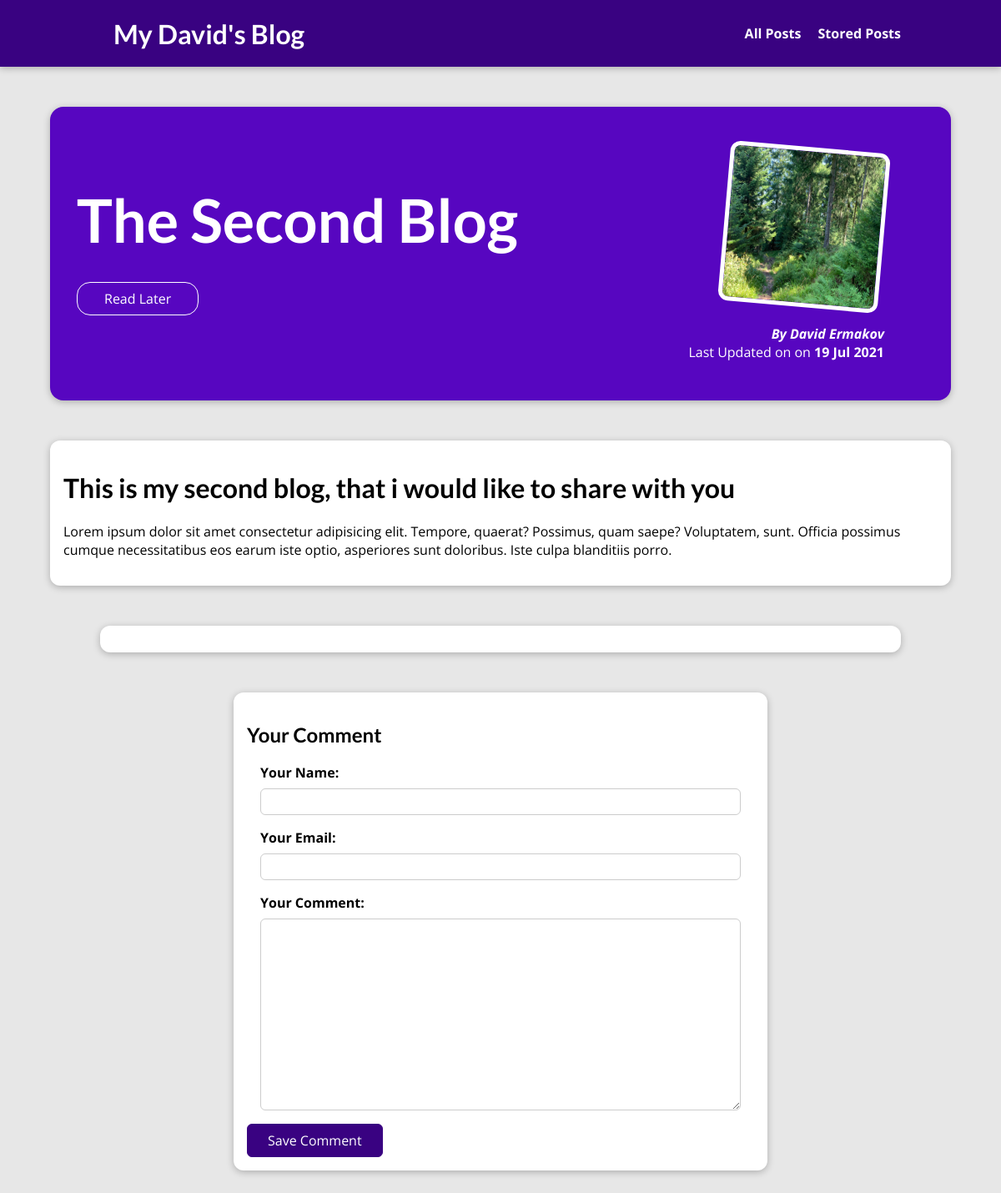
The app's page /posts/the-second-blog with its own data.
### blog/models.py (models this page shows, shortened)
class Post(models.Model):
    title = models.CharField(max_length=150)
    excerpt = models.CharField(max_length=150)
    image = models.ImageField(upload_to="posts", null=True)
    date = models.DateField(blank=True, null=True, auto_now=True, editable=True)
    slug = models.SlugField(unique=True, db_index=True)
    content = models.TextField(max_length=1000, validators=[MinLengthValidator(10)])
    author = models.ForeignKey(Author, on_delete=CASCADE, null=True, related_name="posts")

class Author(models.Model):
    first_name = models.CharField(max_length=50)
    last_name = models.CharField(max_length=50)
    e_mail = models.EmailField(max_length=100)
    def full_name(self):
        return f"{self.first_name} {self.last_name}"
    def __str__(self):
        return self.full_name()

### blog/views.py (the view, shortened to what this page needs)
# urls.py: path("posts/<slug:slug>", views.BlogPostView.as_view(), name="posts-detail-page"),
class BlogPostView(View):
    def is_stored_posts(self,request,post_id):
        stored_posts = request.session.get("stored_posts")
        if stored_posts is not None:
            is_saved_for_later= post_id in stored_posts
        else:
            is_saved_for_later=False
        return is_saved_for_later
    def get(self, request, slug):
        post = Post.objects.get(slug=slug)
        context = {
            "post": post,
            "post_tags": post.tags.all(),
            "comment_form": CommentForm(),
            "comments": post.comments.all().order_by("-id"),
            "is_saved_for_later": self.is_stored_posts(request, post.id)
        }
        return render(request, "blog/blog.html", context)

### blog/forms.py
class CommentForm(forms.ModelForm):
    class Meta:
        model = Comment
        exclude = ["posts"]
        labels = {
            "user_name": "Your Name",
            "user_email": "Your Email",
            "text": "Your Comment"}

### blog/templates/blog/blog.html (shortened to what this page needs)
{% extends "layout.html" %}
{% load static %}
{% block css_files %}
<link rel="stylesheet" href="{% static "blog/post-detail.css"%}">
{% endblock %}
{% block page_body %}
<section id="summary">
  <h2>{{post.title|title}}</h2>
  <div id="read-later">
  <form action="{% url "read-later" %}" method="POST">
    <button>
      {% if is_saved_for_later %}
        Remove from <a href="{%url "read-later"%}">Read Later</a> list
      {% else %}
        Read Later
      {% endif %}
    </button>
  </form>
  </div>
  <article>
    <img src="{{post.image.url}}" alt="{{post.title|title}}" />
    <address>By <a href="mailto:{{post.author.e_mail}}"> {{post.author}} </a></address>
    <div>Last Updated on on <time> {{post.date|date:"d M Y"}} </time></div>
  </article>
</section>
<main>
  <h1>{{post.excerpt}}</h1>
  <p>
    {{post.content|linebreaks}}
  </p>
</main>
<section id="comments">
</section>
  <section id="comment-form">
  <h2>Your Comment</h2>
    <form action="{% url "posts-detail-page" post.slug %}" method="POST">
      {% for form_field in comment_form  %}
       <div class="form-control {%if form_field.errors%}invalid{%endif%}">
        {{ form_field.label_tag }}
        {{ form_field }}
       </div>
       {% endfor %}
       <button>Save Comment</button>
    </form>
  </section>
{% endblock page_body %}

### static/app.css (style rules this page uses)
* { box-sizing: border-box; }
html { font-family: 'Open Sans', 'Lato', sans-serif; }
body { margin: 0; }
h1, h2, h3 { font-family: 'Lato', sans-serif; font-weight: bold; }

### blog/static/blog/post-detail.css (style rules this page uses)
body { background-color: #e7e7e7; }
#summary { margin: 8rem auto 3rem auto; padding: 2rem; width: 90%; max-width: 90rem; border-radius: 16px; background-color: #5706c0; position: relative; box-shadow: 0 2px 8px rgba(0, 0, 0, 0.25); height: 22rem; }
#summary h2 { color: white; font-size: 4.5rem; margin-bottom: 0.25rem; }
#summary article { position: absolute; top: 2rem; right: 3rem; padding: 1rem 2rem; border-radius: 12px; text-align: right; color: white; }
#summary article img { width: 12rem; height: 12rem; border-radius: 12px; transform: rotateZ(5deg); border: 5px solid white; margin-bottom: 1rem; }
#summary address { font-weight: bold; }
#summary a { color: white; text-decoration: none; }
#summary time { font-weight: bold; }
#read-later { margin: 2rem 0; }
#read-later button { background-color: transparent; border: 1px solid white; padding: 0.5rem 2rem; font: inherit; color: white; cursor: pointer; border-radius: 16px; }
main { width: 90%; max-width: 90rem; margin: 3rem auto; background-color: white; padding: 1rem; border-radius: 12px; box-shadow: 0 2px 8px rgba(0, 0, 0, 0.25); }
#comment-form { margin: 3rem auto; width: 90%; max-width: 40rem; border-radius: 12px; background-color: white; box-shadow: 0 2px 8px rgba(0,0,0,0.25); padding: 1rem; }
#comment-form button { font: inherit; background-color: #390281; color: white; border: 1px solid #390281; padding: 0.5rem 1.5rem; border-radius: 6px; cursor: pointer; }
.form-control { margin: 1rem; }
.form-control label { font-weight: bold; margin-bottom: 0.5rem; display: block; }
.form-control input, .form-control textarea { display: block; width: 100%; font: inherit; padding: 0.25rem; border-radius: 6px; border: 1px solid #ccc; }
#comments { margin: 3rem auto; width: 90%; max-width: 60rem; border-radius: 12px; background-color: white; box-shadow: 0 2px 8px rgba(0,0,0,0.25); padding: 1rem 2rem; }

### records on screen
Post: title "The Second Blog", image (picture), author "David Ermakov", date "19 Jul 2021", excerpt "This is my second blog, that i would like to share with you", content "Lorem ipsum dolor sit amet consectetur adipisicing elit. Tempore, quaerat? Possimus, quam saepe? Voluptatem, sunt. Officia possimus cumque necessitatibus eos earum iste optio, asperiores sunt doloribus. Iste culpa blanditiis porro."
